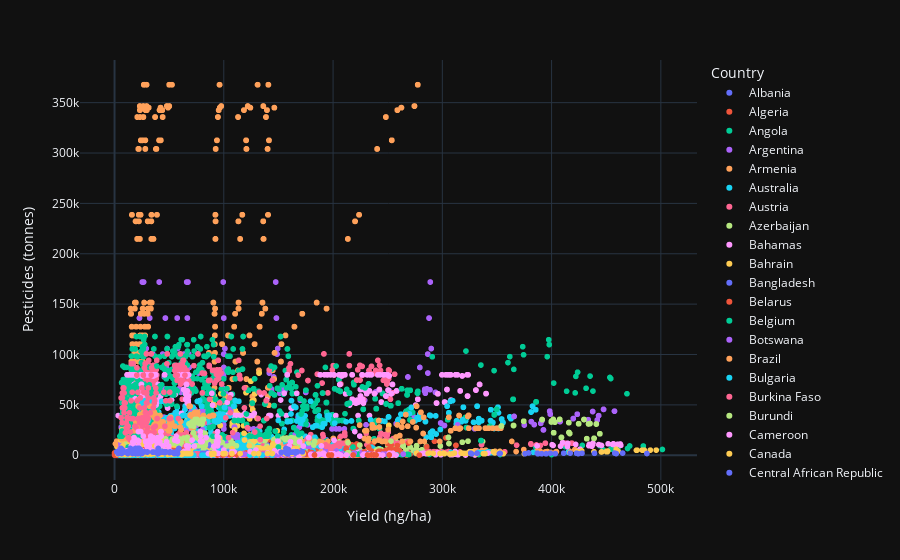

Notebook code for this chart:
### Code cell
px.scatter(data, x = 'Yield (hg/ha)', y = 'Pesticides (tonnes)', color = 'Country', template = 'plotly_dark')
